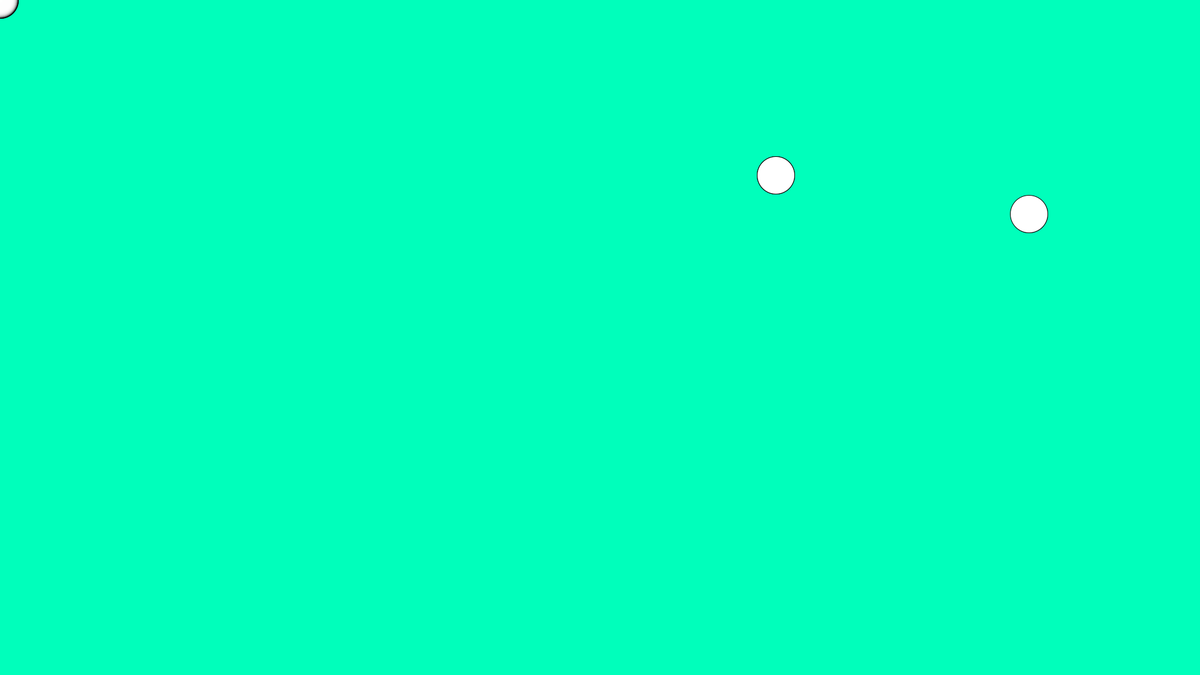
Frame 1 (no input)
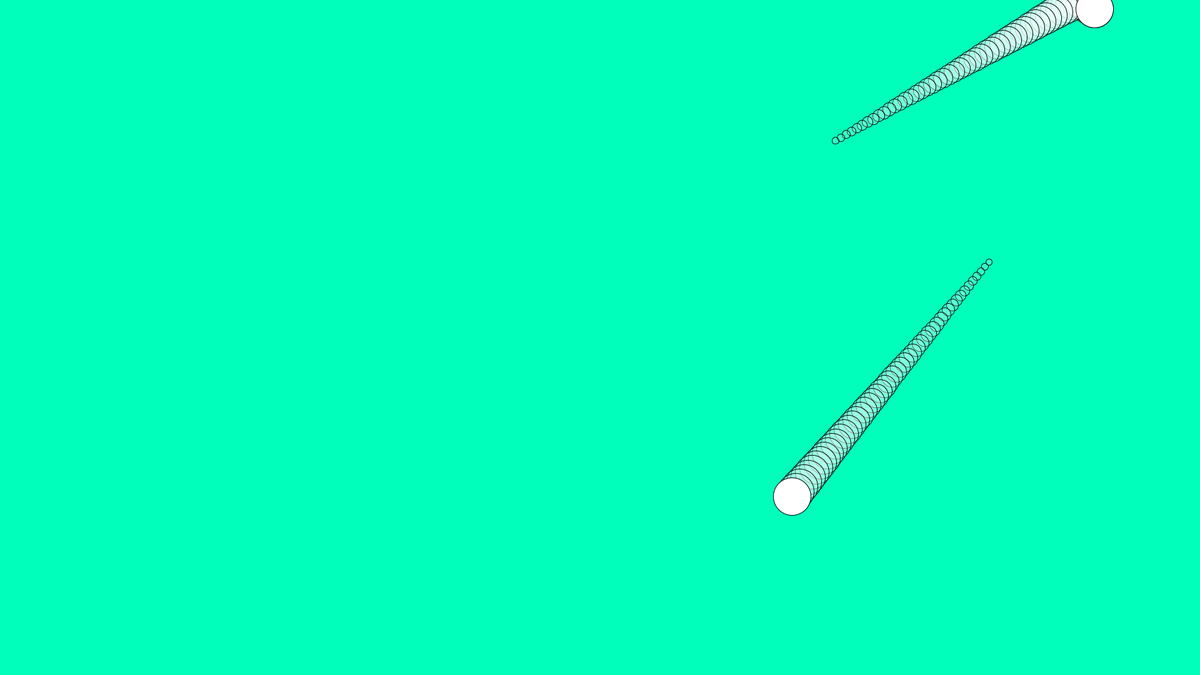
Frame 60 (the mouse pressed at the canvas centre just before this capture)
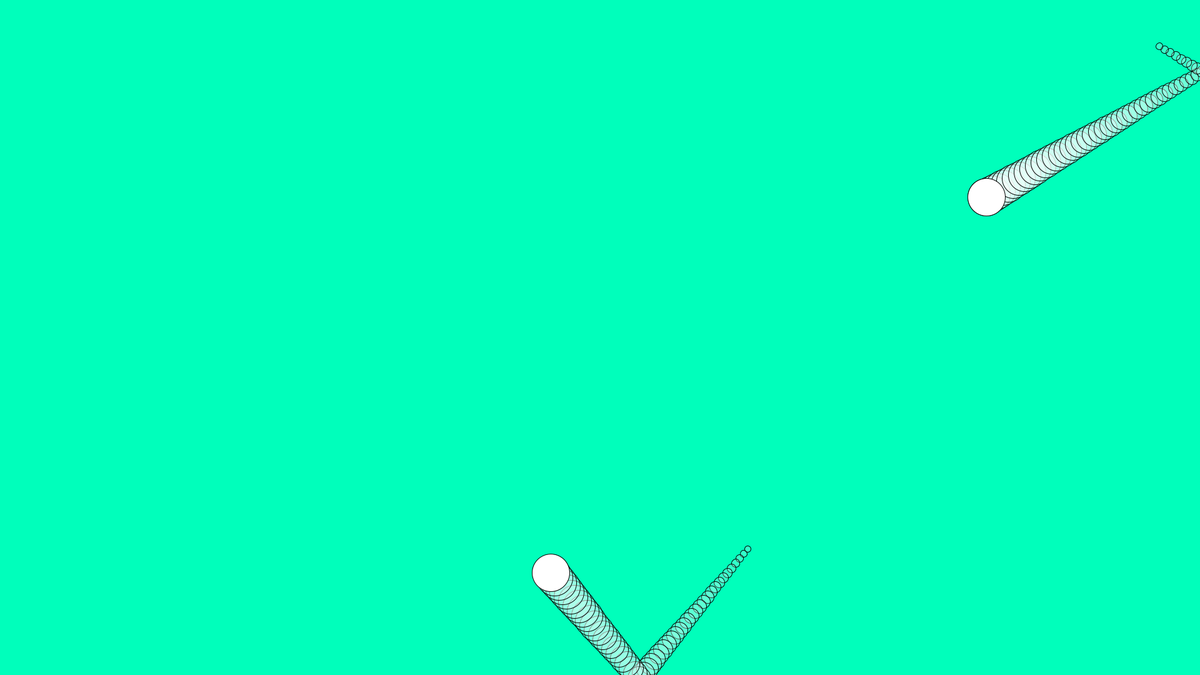
Frame 120 (the mouse held since frame 60 and released just before this capture)

The Processing sketch that drew these frames (run headless with seeded random() and noise(); from frame 60 on, the mouse is pressed at the canvas centre):

// Processing sketch: Homework10Hector
// ── Homework10Hector.pde
Object[] Objects = new Object[2];

void setup() 
{
    size(1920, 1080);
    frameRate(60);
    smooth(8);  

    for (int i = 0; i < Objects.length; i++)  
    {
        Objects[i] = new Object(random(0, width), random(0, height));
    }
}

void draw() 
{   
    background(#00ffbb);

    Objects[0].trail1();
    Objects[1].trail2();

    for (int i = 0; i < Objects.length; i++)
    {   
        fill(255, 255, 255, 255);
        Objects[i].drawObject();
        Objects[i].move();
        Objects[i].bounce();
    }


}

// ── Object_Class.pde
class Object
{
    PVector position; 
    PVector velocity;
    
    int tailLength = 50;

    float[] tail1X = new float[tailLength];
    float[] tail1Y = new float[tailLength];

    int indexPosition = 0;
    float[] tail2X = new float[tailLength];
    float[] tail2Y = new float[tailLength];

    color col;

    Object(float x, float y)
    {
        position = new PVector(0, 0);
        velocity = new PVector(random(-2, 2), random(-2, 2));
        position.x = x;
        position.y = y;            
    }

    void drawObject()
    {
        ellipse(position.x, position.y, 60, 60);
    }

    void move()
    {   
        velocity.setMag(10);
        position.add(velocity);
    }

    void bounce()
    {
        if(position.x > width || position.x < 0)
        {
            velocity.x *= -1;
        }
        if(position.y > height || position.y < 0)
        {
            velocity.y *= -1;
        }

    }

    void trail1()
    {   
        tail1X[0] = position.x;
        tail1Y[0] = position.y;

        for (int i = tailLength - 1; i > 0; i--)
        {
            tail1X[i] = tail1X[i - 1];
            tail1Y[i] = tail1Y[i - 1];
        }

        for (int i = 0; i < tailLength; i++)
        {   
            fill(255, 255, 255, 100 - i);
            ellipse(tail1X[i], tail1Y[i], 60 - i, 60 - i);
        }
    }

    void trail2()
    {
        tail2X[indexPosition] = position.x;
        tail2Y[indexPosition] = position.y;

        indexPosition = (indexPosition + 1) % tailLength;

        for (int i = 0; i < tailLength; i++)
        {
            int pos = (indexPosition + i) % tailLength;
            float radius = (tailLength - i);
            ellipse(tail2X[pos], tail2Y[pos], 60 - radius, 60 - radius);
        }
    }   
}
